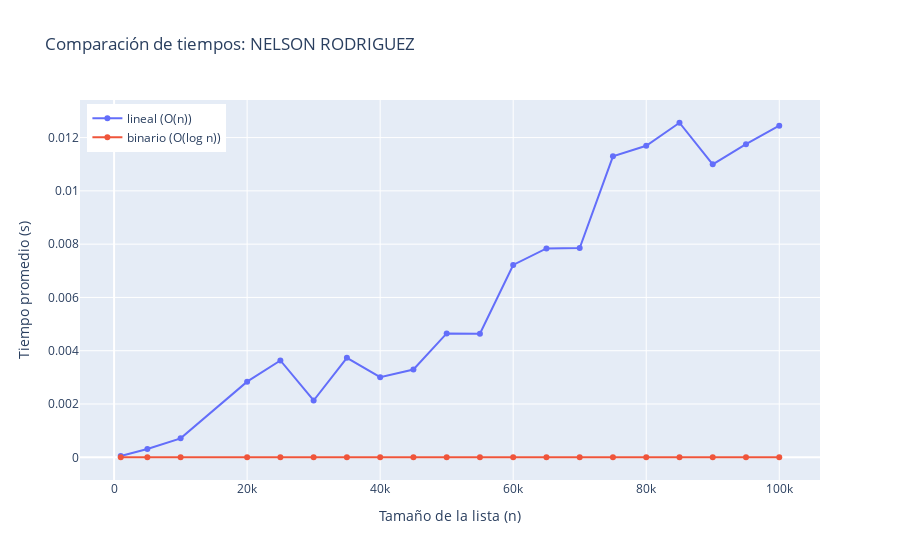

Notebook code cell kept with this figure:
### Code cell
import plotly.graph_objs as go 
# Datos de ejemplo obtenidos de la celda anterior (ajusta si tienes otros valores):
sizes2 = [1000, 5000, 10000, 20000, 25000, 30000, 35000, 40000, 45000, 50000, 55000, 60000, 65000, 70000, 75000, 80000, 85000, 90000, 95000, 100000 ]#sizes = [1_000, 5_000, 10_000, 20_000]
mean_bub = []
mean_timsort = []
for n in sizes2:
    data = sorted(rand_List(n, unique=True))
    print(f"\nLista ordenada de {n} elementos")
    target = data[-1]  # peor caso aprox. para lineal
    mean_lin, s_lin = timeit(Linear_search, data, target, repeat=20)
    mean_bin, s_bin = timeit(binary_search, data, target, repeat=20)
    mean_bub.append(mean_lin)
    mean_timsort.append(mean_bin)

fig = go.Figure()
fig.add_trace(go.Scatter(x=sizes2, y=mean_bub, mode='lines+markers', name='lineal (O(n))'))
fig.add_trace(go.Scatter(x=sizes2, y=mean_timsort, mode='lines+markers', name='binario (O(log n))'))
fig.update_layout(title='Comparación de tiempos: NELSON RODRIGUEZ',
                  xaxis_title='Tamaño de la lista (n)',
                  yaxis_title='Tiempo promedio (s)',
                  legend=dict(x=0.01, y=0.99))

### Figure 1 — Plotly figure (JSON) as saved in the notebook; plotly's stock layout.template omitted (floating-point values rounded to 4 significant figures)
{"data": [{"mode": "lines+markers", "name": "lineal (O(n))", "type": "scatter", "x": [1000, 5000, 10000, 20000, 25000, 30000, 35000, 40000, 45000, 50000, 55000, 60000, 65000, 70000, 75000, 80000, 85000, 90000, 95000, 100000], "y": [5.081e-05, 0.0003133, 0.0007108, 0.002838, 0.003635, 0.002132, 0.003734, 0.003006, 0.003294, 0.004651, 0.00464, 0.00722, 0.00784, 0.007856, 0.0113, 0.01169, 0.01256, 0.011, 0.01175, 0.01245]}, {"mode": "lines+markers", "name": "binario (O(log n))", "type": "scatter", "x": [1000, 5000, 10000, 20000, 25000, 30000, 35000, 40000, 45000, 50000, 55000, 60000, 65000, 70000, 75000, 80000, 85000, 90000, 95000, 100000], "y": [1.75e-06, 2.22e-06, 2.32e-06, 2.2e-06, 3.635e-06, 2.22e-06, 4.53e-06, 2.285e-06, 2.28e-06, 2.67e-06, 2.485e-06, 2.94e-06, 3.305e-06, 4.74e-06, 3.425e-06, 3.59e-06, 4.615e-06, 3.155e-06, 3.78e-06, 4.345e-06]}], "layout": {"legend": {"x": 0.01, "y": 0.99}, "title": {"text": "Comparación de tiempos: NELSON RODRIGUEZ"}, "xaxis": {"title": {"text": "Tamaño de la lista (n)"}}, "yaxis": {"title": {"text": "Tiempo promedio (s)"}}}}
